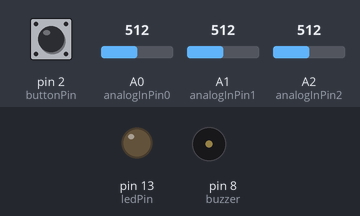
This sketch was run on a simulated Arduino Uno, built with avr-gcc and run on an emulated ATmega328P. On the bench: output pins drawn as LEDs (lit = HIGH), buzzer (waves = sounding). Dashed ring = blinking. The test bench sets the inputs (shaded band); at power-on: pin 2 (buttonPin) LOW, A0 (analogInPin0) = 512, A1 (analogInPin1) = 512, A2 (analogInPin2) = 512.

Above: at 1.2 s.
1.3 s: pin 2 (buttonPin) pulled HIGH for 1 s
At 1.37 s:
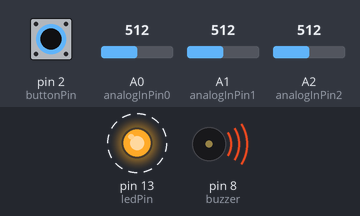
4.3 s: pin 2 (buttonPin) pulled HIGH for 3.2 s
At 8.2 s:
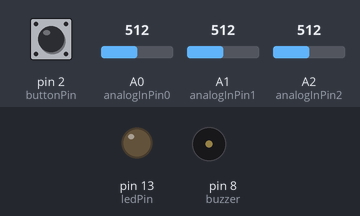
Timing chart, 0 to 9.7 s (numbered marks = the images above; inputs shaded):
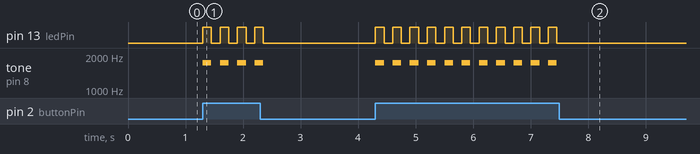

Measured:
- after the input at 1.3 s, pin 13 (ledPin): alternates HIGH for 0.15 s and LOW for 0.15 s, 8 changes in all, then stays LOW, starting at once; tone on pin 8 (buzzer): alternates 1749 Hz for 0.15 s and silent for 0.15 s, 8 changes in all, then stays silent, starting at once
- after the input at 4.3 s, pin 13 (ledPin): alternates HIGH for 0.15 s and LOW for 0.15 s, 22 changes in all, then stays LOW, starting at once; tone on pin 8 (buzzer): alternates 1749 Hz for 0.15 s and silent for 0.15 s, 22 changes in all, then stays silent, starting at once

The sketch:

synthesizer.ino
```cpp
const int analogInPin0 = A0;
const int analogInPin1 = A1;
const int analogInPin2 = A2;
const int buttonPin = 2;
const int ledPin = 13;

int sensorValue0 = 0;
int sensorValue1 = 1;
int sensorValue2 = 2;

const int buzzer = 8; //buzzer to arduino pin 9

int delaytime = 0;
int buzztone = 100;
int constantSpeed = 10;
int modulator = 0;

int activeState = LOW;

void setup() {
  pinMode(13, OUTPUT);
  pinMode(8, OUTPUT); // Set buzzer - pin 9 as an output
  pinMode(buttonPin, INPUT);
}

void loop() {
  activeState = digitalRead(buttonPin);
  if (activeState == HIGH)
  {
      sensorValue0 = analogRead(analogInPin0);
      sensorValue1 = analogRead(analogInPin1);
      sensorValue2 = analogRead(analogInPin2);
      buzztone = map(sensorValue0, 0, 1023, 2500, 0);
      delaytime = map(sensorValue1, 0, 1023, 300, 0);
      modulator = map(sensorValue2, 0, 1023, 1000, 0);
      tone(buzzer, buzztone);
      tone(buzzer, buzztone + modulator);
      digitalWrite(ledPin, HIGH);

      if (delaytime > constantSpeed)
      {
        delay(delaytime);
        noTone(buzzer);
        noTone(buzzer);
        digitalWrite(ledPin, LOW);
        delay(delaytime);
      }
  }
  else
  {
    noTone(buzzer);
    noTone(buzzer);
    digitalWrite(ledPin, LOW);
  }
}
```
